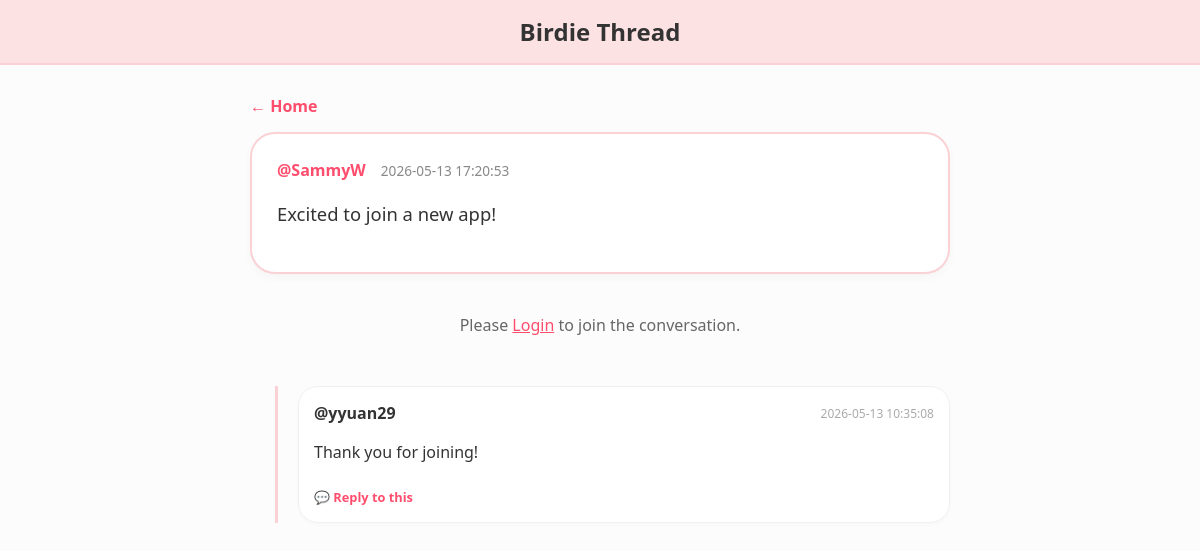
Page /message/40011 on the committed database.
### tables this page shows
CREATE TABLE users (
            id INTEGER PRIMARY KEY AUTOINCREMENT,
            username TEXT UNIQUE,
            password TEXT,
            age INTEGER,
            bio TEXT
        );

### app.py (the view)
@app.get("/message/{msg_id}", response_class=HTMLResponse)
async def view_message(request: Request, msg_id: int):
    db = get_db()
    main_msg = db.execute("""
        SELECT m.*, u.username
        FROM messages m
        LEFT JOIN users u ON m.user_id = u.id
        WHERE m.id = ?
    """, (msg_id,)).fetchone()
    if not main_msg:
        db.close()
        return HTMLResponse(content="Message not found", status_code=404)
    replies = db.execute("""
        SELECT m.*, u.username
        FROM messages m
        LEFT JOIN users u ON m.user_id = u.id
        WHERE m.parent_id = ?
        ORDER BY m.timestamp ASC
    """, (msg_id,)).fetchall()
    db.close()
    return templates.TemplateResponse(
        request=request,
        name="reply_message.html",
        context=
        {
            "request": request,
            "message": main_msg,
            "replies": replies,
            "user": request.cookies.get("username"),
            "t": get_translations(request)
        }
    )

### templates/reply_message.html (shortened to what this page needs)
<!DOCTYPE html>
<html lang="en">
<head>
</head>
<body>
<header class="birdie-header">
    <h1 style="margin:0; font-size: 24px;">Birdie Thread</h1>
</header>
<div class="container">
    <a href="/" class="back-link">← {{ t.home or 'Home' }}</a>
    <div class="main-post">
        <div style="display: flex; gap: 15px; align-items: center; margin-bottom: 12px;">
                <strong style="color: var(--birdie-dark-pink);">@{{ message.username }}</strong>
                <div style="color: #888; font-size: 0.85em;">{{ message.timestamp }}</div>
            </div>
        <div style="font-size: 1.15em; line-height: 1.6;">
            {{ linkify(message.content) | safe }}
        </div>
    </div>
    {% if user %}
    <div class="reply-form">
        <h3 style="margin-top:0; color: #444;">{{ t.reply or 'Leave a reply' }}</h3>
        <form action="/post_reply/{{ message.id }}" method="post">
            <input type="hidden" name="csrf_token" value="{{ request.cookies.get('csrf_token') }}">
            <textarea name="content" placeholder="What's your response?" required></textarea>
            <div style="text-align: right;">
                <button type="submit" class="btn-post">{{ t.post or 'Reply' }}</button>
            </div>
        </form>
    </div>
    {% else %}
    <div style="text-align: center; padding: 20px; color: #666;">
        Please <a href="/login" style="color: var(--birdie-dark-pink);">Login</a> to join the conversation.
    </div>
    {% endif %}
    <div class="replies-section">
        {% for reply in replies %}
            <div class="reply-card">
                <div style="flex: 1;">
                    <div style="display: flex; justify-content: space-between; align-items: center;">
                        <strong style="color: #333;">@{{ reply.username }}</strong>
                        <span style="color: #aaa; font-size: 0.75em;">{{ reply.timestamp }}</span>
                    </div>
                    <div style="margin-top: 5px; line-height: 1.5;">
                        {{ linkify(reply.content) | safe }}
                    </div>
                    <a href="/message/{{ reply.id }}" class="reply-to-link">
                        💬 Reply to this
                    </a>
                </div>
            </div>
        {% else %}
            <div style="text-align: center; color: #bbb; margin-top: 40px;">
                No replies yet.
            </div>
        {% endfor %}
    </div>
</div>
</body>
</html>

### templates/reply_message.html (style rules this page uses)
:root { --birdie-pink: #fde2e4; --birdie-dark-pink: #ff4d6d; --birdie-border: #fad2d6; }
body { background-color: #fcfcfc; font-family: 'Segoe UI', Roboto, sans-serif; margin: 0; padding: 0; color: #333; }
.birdie-header { background-color: var(--birdie-pink); padding: 15px 0; border-bottom: 2px solid var(--birdie-border); text-align: center; }
.container { max-width: 700px; margin: 30px auto; padding: 0 20px; }
.back-link { text-decoration: none; color: var(--birdie-dark-pink); font-weight: bold; display: inline-block; margin-bottom: 15px; }
.main-post { background: white; border: 2px solid var(--birdie-border); border-radius: 25px; padding: 25px; margin-bottom: 20px; box-shadow: 0 4px 10px rgba(0,0,0,0.03); }
.replies-section { border-left: 3px solid var(--birdie-border); padding-left: 20px; margin-left: 25px; margin-top: 30px; }
.reply-card { background: white; border: 1px solid #f0f0f0; border-radius: 20px; padding: 15px; margin-bottom: 15px; display: flex; gap: 12px; box-shadow: 0 2px 5px rgba(0,0,0,0.02); }
.reply-to-link { font-size: 0.8em; color: var(--birdie-dark-pink); text-decoration: none; font-weight: bold; margin-top: 8px; display: inline-block; }

### rows in the picture
users: username "SammyW"
users: username "yyuan29", timestamp "2026-05-13 10:35:08", linkify "Thank you for joining!"

### other values in the picture
{{ t.home or 'Home' }} "Home"
{{ message.timestamp }} "2026-05-13 17:20:53"
{{ linkify(message.content) | safe }} "Excited to join a new app!"
